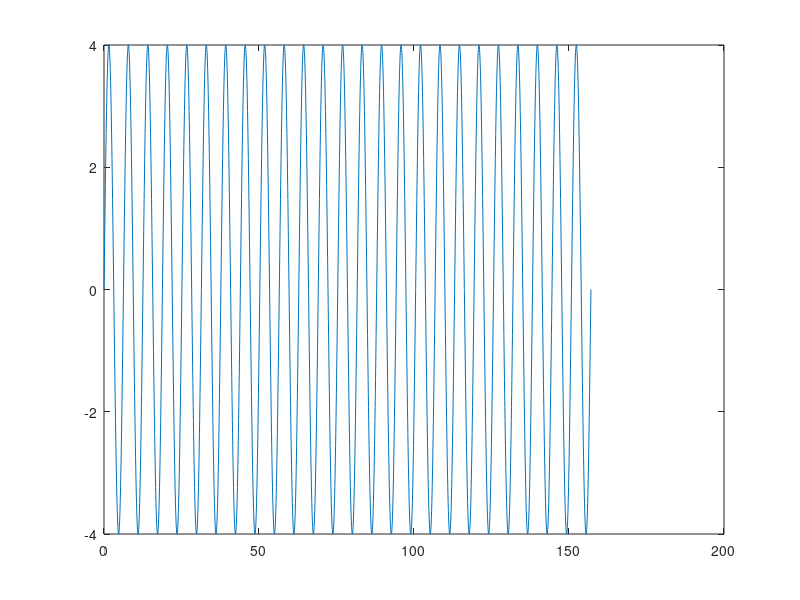

Source code (MATLAB): (Note: this script raises an error after producing the figure.)
% test synthetic

save_on = false;
n=2; i = 13;



% ADD SINE WAVES
deltad = pi/50;
t=0:deltad:50*pi;
T = t(end)+deltad;
synth = 4*sin(t);
figure()
plot(t,4*sin(t))
dowave_sat(synth,deltad,n,t,synth,[],save_on,[],i);

deltad = pi/50;
t=0:deltad:50*pi;
T = t(end)+deltad;
synth = sin(t/pi/2);
figure()
plot(t,sin(t/pi/2))
dowave_sat(synth,deltad,n,t,synth,[],save_on,[],i);

deltad = pi/50;
t=0:deltad:50*pi;
T = t(end)+deltad;
synth = 4*sin(t) + sin(t/pi/2);
figure()
plot(t,4*sin(t),t,sin(t/pi/2),t,4*sin(t) + sin(t/pi/2))
dowave_sat(synth,deltad,n,t,synth,[],save_on,[],i);



